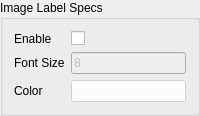
     <widget class="QGroupBox" name="groupBox">
      <property name="title">
       <string>Image Label Specs</string>
      </property>
      <layout class="QGridLayout" name="gridLayout_6">
       <item row="0" column="0">
        <widget class="QLabel" name="labelEnableL">
         <property name="text">
          <string>Enable</string>
         </property>
        </widget>
       </item>
       <item row="0" column="1">
        <widget class="QCheckBox" name="labelEnableC">
         <property name="text">
          <string/>
         </property>
        </widget>
       </item>
       <item row="1" column="0">
        <widget class="QLabel" name="labelSizeL">
         <property name="text">
          <string>Font Size</string>
         </property>
        </widget>
       </item>
       <item row="1" column="1">
        <widget class="QLineEdit" name="labelSizeE">
         <property name="enabled">
          <bool>false</bool>
         </property>
         <property name="inputMask">
          <string>999</string>
         </property>
         <property name="text">
          <string>8</string>
         </property>
        </widget>
       </item>
       <item row="2" column="0">
        <widget class="QLabel" name="labelColorL">
         <property name="text">
          <string>Color</string>
         </property>
        </widget>
       </item>
       <item row="2" column="1">
        <widget class="QPushButton" name="labelColorB">
         <property name="enabled">
          <bool>false</bool>
         </property>
         <property name="palette">
          <palette>
           <active>
            <colorrole role="WindowText">
             <brush brushstyle="SolidPattern">
              <color alpha="255">
               <red>0</red>
               <green>0</green>
               <blue>0</blue>
              </color>
             </brush>
            </colorrole>
            <colorrole role="Button">
             <brush brushstyle="SolidPattern">
              <color alpha="255">
               <red>255</red>
               <green>255</green>
               <blue>255</blue>
              </color>
             </brush>
            </colorrole>
            <colorrole role="Light">
             <brush brushstyle="SolidPattern">
              <color alpha="255">
               <red>255</red>
               <green>255</green>
               <blue>255</blue>
              </color>
             </brush>
            </colorrole>
            <colorrole role="Midlight">
             <brush brushstyle="SolidPattern">
              <color alpha="255">
               <red>255</red>
               <green>255</green>
               <blue>255</blue>
              </color>
             </brush>
            </colorrole>
            <colorrole role="Dark">
             <brush brushstyle="SolidPattern">
              <color alpha="255">
               <red>127</red>
               <green>127</green>
               <blue>127</blue>
              </color>
             </brush>
            </colorrole>
            <colorrole role="Mid">
             <brush brushstyle="SolidPattern">
              <color alpha="255">
               <red>170</red>
               <green>170</green>
               <blue>170</blue>
              </color>
             </brush>
            </colorrole>
            <colorrole role="Text">
             <brush brushstyle="SolidPattern">
              <color alpha="255">
               <red>0</red>
               <green>0</green>
               <blue>0</blue>
              </color>
             </brush>
            </colorrole>
            <colorrole role="BrightText">
             <brush brushstyle="SolidPattern">
              <color alpha="255">
               <red>255</red>
               <green>255</green>
               <blue>255</blue>
              </color>
             </brush>
            </colorrole>
            <colorrole role="ButtonText">
             <brush brushstyle="SolidPattern">
              <color alpha="255">
               <red>0</red>
               <green>0</green>
               <blue>0</blue>
              </color>
             </brush>
            </colorrole>
            <colorrole role="Base">
             <brush brushstyle="SolidPattern">
              <color alpha="255">
               <red>255</red>
               <green>255</green>
               <blue>255</blue>
              </color>
             </brush>
            </colorrole>
            <colorrole role="Window">
             <brush brushstyle="SolidPattern">
              <color alpha="255">
               <red>255</red>
               <green>255</green>
               <blue>255</blue>
              </color>
             </brush>
            </colorrole>
            <colorrole role="Shadow">
             <brush brushstyle="SolidPattern">
              <color alpha="255">
               <red>0</red>
               <green>0</green>
               <blue>0</blue>
              </color>
             </brush>
            </colorrole>
            <colorrole role="AlternateBase">
             <brush brushstyle="SolidPattern">
              <color alpha="255">
               <red>255</red>
               <green>255</green>
               <blue>255</blue>
              </color>
             </brush>
            </colorrole>
            <colorrole role="ToolTipBase">
             <brush brushstyle="SolidPattern">
              <color alpha="255">
               <red>255</red>
               <green>255</green>
               <blue>220</blue>
              </color>
             </brush>
            </colorrole>
            <colorrole role="ToolTipText">
             <brush brushstyle="SolidPattern">
              <color alpha="255">
               <red>0</red>
               <green>0</green>
               <blue>0</blue>
              </color>
             </brush>
            </colorrole>
           </active>
           <inactive>
            <colorrole role="WindowText">
             <brush brushstyle="SolidPattern">
              <color alpha="255">
               <red>0</red>
               <green>0</green>
               <blue>0</blue>
              </color>
             </brush>
            </colorrole>
            <colorrole role="Button">
             <brush brushstyle="SolidPattern">
              <color alpha="255">
               <red>255</red>
               <green>255</green>
               <blue>255</blue>
              </color>
             </brush>
            </colorrole>
            <colorrole role="Light">
             <brush brushstyle="SolidPattern">
              <color alpha="255">
               <red>255</red>
               <green>255</green>
               <blue>255</blue>
              </color>
             </brush>
            </colorrole>
            <colorrole role="Midlight">
             <brush brushstyle="SolidPattern">
              <color alpha="255">
               <red>255</red>
               <green>255</green>
               <blue>255</blue>
              </color>
             </brush>
            </colorrole>
            <colorrole role="Dark">
             <brush brushstyle="SolidPattern">
              <color alpha="255">
               <red>127</red>
               <green>127</green>
               <blue>127</blue>
              </color>
             </brush>
            </colorrole>
            <colorrole role="Mid">
             <brush brushstyle="SolidPattern">
              <color alpha="255">
               <red>170</red>
               <green>170</green>
               <blue>170</blue>
              </color>
             </brush>
            </colorrole>
            <colorrole role="Text">
             <brush brushstyle="SolidPattern">
              <color alpha="255">
               <red>0</red>
               <green>0</green>
               <blue>0</blue>
              </color>
             </brush>
            </colorrole>
            <colorrole role="BrightText">
             <brush brushstyle="SolidPattern">
              <color alpha="255">
               <red>255</red>
               <green>255</green>
               <blue>255</blue>
              </color>
             </brush>
            </colorrole>
            <colorrole role="ButtonText">
             <brush brushstyle="SolidPattern">
              <color alpha="255">
               <red>0</red>
               <green>0</green>
               <blue>0</blue>
              </color>
             </brush>
            </colorrole>
            <colorrole role="Base">
             <brush brushstyle="SolidPattern">
              <color alpha="255">
               <red>255</red>
               <green>255</green>
               <blue>255</blue>
              </color>
             </brush>
            </colorrole>
            <colorrole role="Window">
             <brush brushstyle="SolidPattern">
              <color alpha="255">
               <red>255</red>
               <green>255</green>
               <blue>255</blue>
              </color>
             </brush>
            </colorrole>
            <colorrole role="Shadow">
             <brush brushstyle="SolidPattern">
              <color alpha="255">
               <red>0</red>
               <green>0</green>
               <blue>0</blue>
              </color>
             </brush>
            </colorrole>
            <colorrole role="AlternateBase">
             <brush brushstyle="SolidPattern">
              <color alpha="255">
               <red>255</red>
               <green>255</green>
               <blue>255</blue>
              </color>
             </brush>
            </colorrole>
            <colorrole role="ToolTipBase">
             <brush brushstyle="SolidPattern">
              <color alpha="255">
               <red>255</red>
               <green>255</green>
               <blue>220</blue>
              </color>
             </brush>
            </colorrole>
            <colorrole role="ToolTipText">
             <brush brushstyle="SolidPattern">
              <color alpha="255">
               <red>0</red>
               <green>0</green>
               <blue>0</blue>
              </color>
             </brush>
            </colorrole>
           </inactive>
           <disabled>
            <colorrole role="WindowText">
             <brush brushstyle="SolidPattern">
              <color alpha="255">
               <red>127</red>
               <green>127</green>
               <blue>127</blue>
              </color>
             </brush>
            </colorrole>
            <colorrole role="Button">
             <brush brushstyle="SolidPattern">
              <color alpha="255">
               <red>255</red>
               <green>255</green>
               <blue>255</blue>
              </color>
             </brush>
            </colorrole>
            <colorrole role="Light">
             <brush brushstyle="SolidPattern">
              <color alpha="255">
               <red>255</red>
               <green>255</green>
               <blue>255</blue>
              </color>
             </brush>
            </colorrole>
            <colorrole role="Midlight">
             <brush brushstyle="SolidPattern">
              <color alpha="255">
               <red>255</red>
               <green>255</green>
               <blue>255</blue>
              </color>
             </brush>
            </colorrole>
            <colorrole role="Dark">
             <brush brushstyle="SolidPattern">
              <color alpha="255">
               <red>127</red>
               <green>127</green>
               <blue>127</blue>
              </color>
             </brush>
            </colorrole>
            <colorrole role="Mid">
             <brush brushstyle="SolidPattern">
              <color alpha="255">
               <red>170</red>
               <green>170</green>
               <blue>170</blue>
              </color>
             </brush>
            </colorrole>
            <colorrole role="Text">
             <brush brushstyle="SolidPattern">
              <color alpha="255">
               <red>127</red>
               <green>127</green>
               <blue>127</blue>
              </color>
             </brush>
            </colorrole>
            <colorrole role="BrightText">
             <brush brushstyle="SolidPattern">
              <color alpha="255">
               <red>255</red>
               <green>255</green>
               <blue>255</blue>
              </color>
             </brush>
            </colorrole>
            <colorrole role="ButtonText">
             <brush brushstyle="SolidPattern">
              <color alpha="255">
               <red>127</red>
               <green>127</green>
               <blue>127</blue>
              </color>
             </brush>
            </colorrole>
            <colorrole role="Base">
             <brush brushstyle="SolidPattern">
              <color alpha="255">
               <red>255</red>
               <green>255</green>
               <blue>255</blue>
              </color>
             </brush>
            </colorrole>
            <colorrole role="Window">
             <brush brushstyle="SolidPattern">
              <color alpha="255">
               <red>255</red>
               <green>255</green>
               <blue>255</blue>
              </color>
             </brush>
            </colorrole>
            <colorrole role="Shadow">
             <brush brushstyle="SolidPattern">
              <color alpha="255">
               <red>0</red>
               <green>0</green>
               <blue>0</blue>
              </color>
             </brush>
            </colorrole>
            <colorrole role="AlternateBase">
             <brush brushstyle="SolidPattern">
              <color alpha="255">
               <red>255</red>
               <green>255</green>
               <blue>255</blue>
              </color>
             </brush>
            </colorrole>
            <colorrole role="ToolTipBase">
             <brush brushstyle="SolidPattern">
              <color alpha="255">
               <red>255</red>
               <green>255</green>
               <blue>220</blue>
              </color>
             </brush>
            </colorrole>
            <colorrole role="ToolTipText">
             <brush brushstyle="SolidPattern">
              <color alpha="255">
               <red>0</red>
               <green>0</green>
               <blue>0</blue>
              </color>
             </brush>
            </colorrole>
           </disabled>
          </palette>
         </property>
         <property name="text">
          <string/>
         </property>
        </widget>
       </item>
      </layout>
     </widget>
